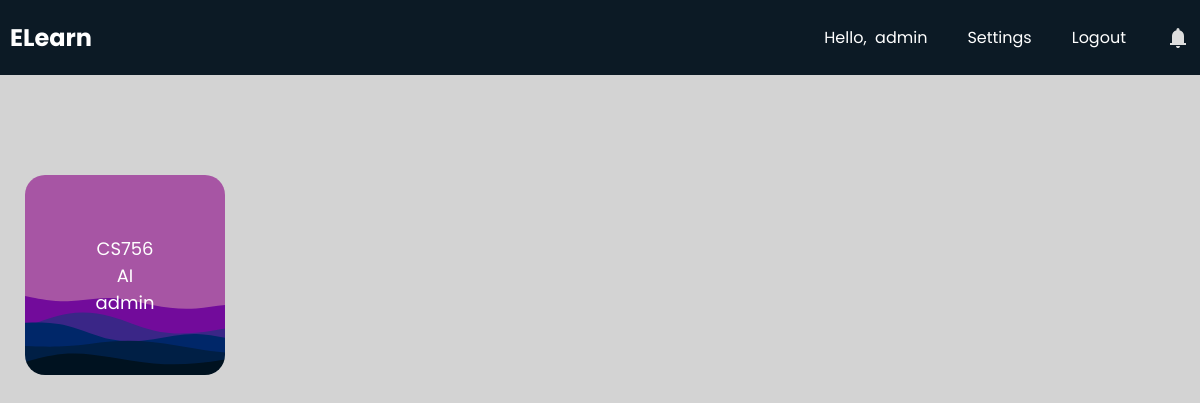
The app's page /students/ (signed in) with its own data.
### teachers/models.py (models this page shows, shortened)
class MyClass(models.Model):
    id = models.UUIDField(primary_key=True, default=uuid.uuid4, editable=False)
    class_descriptor = models.CharField(max_length=50)
    class_name = models.CharField(max_length=100)
    teacher = models.ForeignKey(User, on_delete=models.CASCADE)

### students/views.py (the view)
# urls.py: 2. Add a URL to urlpatterns:  path('', views.home, name='home')
def home(request):
    classes = []
    form = MyClassForm()
    if request.method == 'POST':
        form = MyClassForm(request.POST)
        if form.is_valid():
            course = form.save(commit=False)
            course.teacher = request.user
            course.save()
    enrolled_courses = EnrolledUser.objects.filter(user=request.user)
    for course in enrolled_courses:
        classes.append(course.course)
    context = {'form':form, 'classes': classes}
    return render(request, "students/home.html", context)

### students/templates/students/home.html (shortened to what this page needs)
{% extends 'students/base.html' %}
{% load static %}
{% block extra_css %}
    <link rel="stylesheet" href="{% static 'css/teacher.css' %}">
{% endblock %}
{% block content %}
    <div id="contentwrapper">
        <div id="content">
            {% if classes %}
                    {% for class in classes %}
                        <div class="cards" data-class-id= "{{ class.id }}" >
                            <span>{{ class.class_descriptor }}</span>
                            <span>{{ class.class_name }}</span>
                            <span>{{ class.teacher.username }}</span>
                        </div>
                    {% endfor %}
            {% else %}
                <span id="noclasses">No Classes have been added</span>
            {% endif %}
        </div>
    </div>
{% endblock %}

### students/templates/students/base.html (shortened to what this page needs)
<!DOCTYPE html>
<html lang="en">
    <head>
        {% load static %}
        <link rel="stylesheet" href="{% static 'css/base.css' %}">
        <link rel="stylesheet" href="https://cdnjs.cloudflare.com/ajax/libs/font-awesome/6.3.0/css/all.min.css">
        {% block extra_css %}
        {% endblock %}
    </head>
    <body>
        <header>
            <nav class="navbar">
                <h2 class="logo"><a href="{% url 'students:home' %}">ELearn</a></h2>
                <ul class="all-links">
                    <li id="username"><span>Hello,  {{request.user}}</span></li>
                    <li><a href="{% url 'students:settings' request.path%}">Settings</a></li>
                    <li><a href="{% url 'users:logoutPage' %}">Logout</a></li>
                    <li id="bell-icon">
                        <svg xmlns="http://www.w3.org/2000/svg" width="24" height="24" viewBox="0 0 24 24"><path fill="currentColor" d="M4 19v-2h2v-7q0-2.075 1.25-3.688T10.5 4.2v-.7q0-.625.438-1.063T12 2q.625 0 1.063.438T13.5 3.5v.7q2 .5 3.25 2.113T18 10v7h2v2H4Zm8 3q-.825 0-1.413-.588T10 20h4q0 .825-.588 1.413T12 22Z"/></svg>
                    </li>
                </ul>
            </nav>
        </header>
        {% block content %}
        {% endblock %}
    </body>
</html>

### teachers/static/css/base.css (style rules this page uses)
* { margin: 0; padding: 0; box-sizing: border-box; font-family: "Poppins", sans-serif; }
html { scroll-behavior: smooth; }
body { background: #d3d3d3; }
header { position: fixed; top: 0; left: 0; z-index: 5; width: 100%; display: flex; justify-content: center; background: #0C1A25; }
.navbar { display: flex; padding: 0 10px; max-width: 1200px; width: 100%; align-items: center; justify-content: space-between; }
.navbar .all-links { display: flex; align-items: center; }
.navbar .all-links li { position: relative; list-style: none; }
.navbar .logo a { display: flex; align-items: center; margin-left: 0; }
#bell-icon { display: flex; align-items: center; justify-content: center; }
header a, header span, header svg { margin-left: 40px; text-decoration: none; color: #fff; height: 100%; padding: 20px 0; display: inline-block; }
#username { white-space: pre; }
header a:hover, footer a:hover, header svg { color: #ddd; }

### teachers/static/css/teacher.css (style rules this page uses)
#contentwrapper { height: 100vh; padding-top: 75px; background: #d3d3d3; }
#content { height: calc(100%); background: #d3d3d3; display: flex; flex-wrap: wrap; align-content: flex-start; padding-left: 15px; padding-right: 60px; padding-top: 100px; }
#content span { color: #6e6e6e; }
.cards { background-image: url('../images/wave.svg'); background-size: cover; background-color: #a755a4; font-size: 18px; height: 25vh; width: 15%; min-width: 200px; margin-right: 10px; margin-left: 10px; margin-bottom: 20px; border-radius: 20px; cursor: pointer; display: flex; flex-direction: column; align-items: center; justify-content: center; }
#content .cards span { color: #ffffff; }

### records on screen
MyClass: class_descriptor "CS756", class_name "AI", teacher.username "admin"

### other values on screen
{{ request.user }} "admin"
